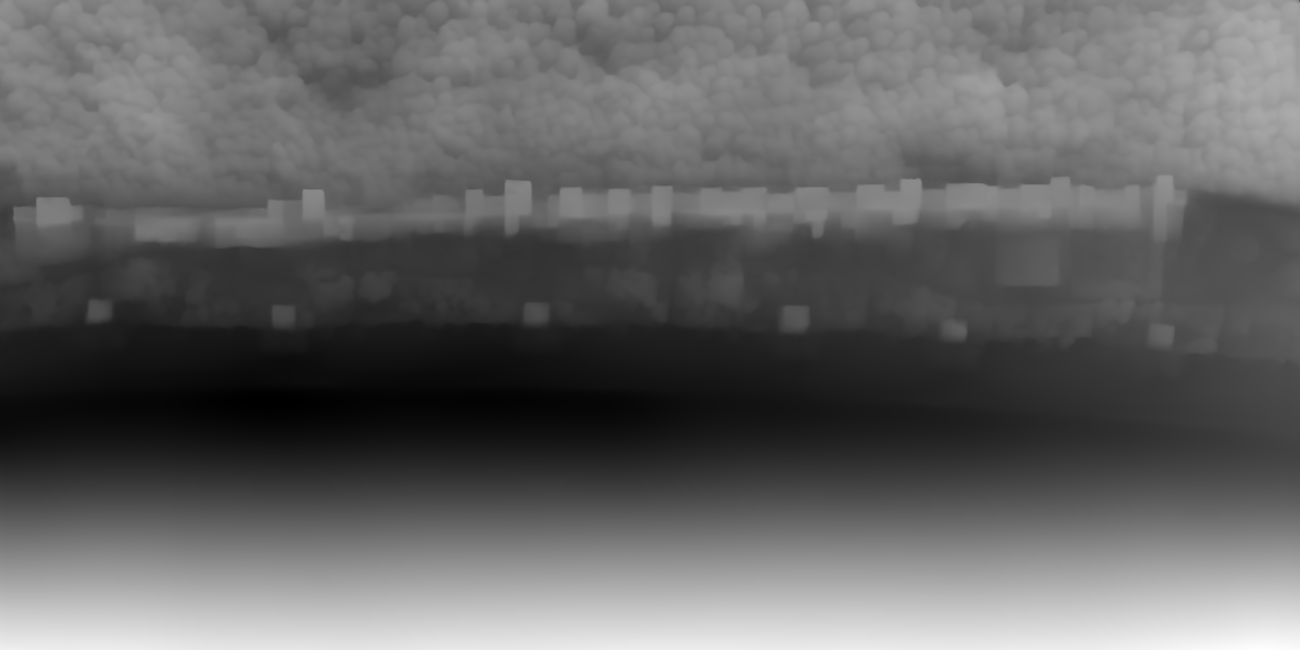
#> input picture derinlik-ham-16bit.png, 2600 x 1300 px (shown at 1/2 size)
$ python mde_kabartma.py
#> lines starting #> are read from the running program, lines starting #| are printed output that depends on the picture; after the words box and inside, x2 and y2 are one past the last pixel; in counts of white or black regions, pixels touching at a corner belong together
# MDE boru hattı: 16-bit ham derinlik -> hm_mde2_ext.png (1600x944, 8-bit gri)
# CLAUDE.md tarifi. Tüm yükseklikler piksel=yükseklik/2 ölçeğinde.
import numpy as np
from PIL import Image
from scipy import ndimage

HW, HH = 1600, 800          # orijinal bölge hm boyutu
EXT = 144                   # ayna uzatma satırı
RAMP_BASE = 250             # rampa tabanı (orig satır), tepe=satır 0
SIGMA_BIAS = 60
SEED = np.random.default_rng(42)

# --- girdiler ---
depth = np.array(Image.open("derinlik-ham-16bit.png").resize((HW, HH), Image.LANCZOS),
                 dtype=np.float32) / 65535.0
img = np.array(Image.open("derinlik-girdi.jpg").convert("RGB").resize((HW, HH), Image.LANCZOS),
               dtype=np.float32) / 255.0
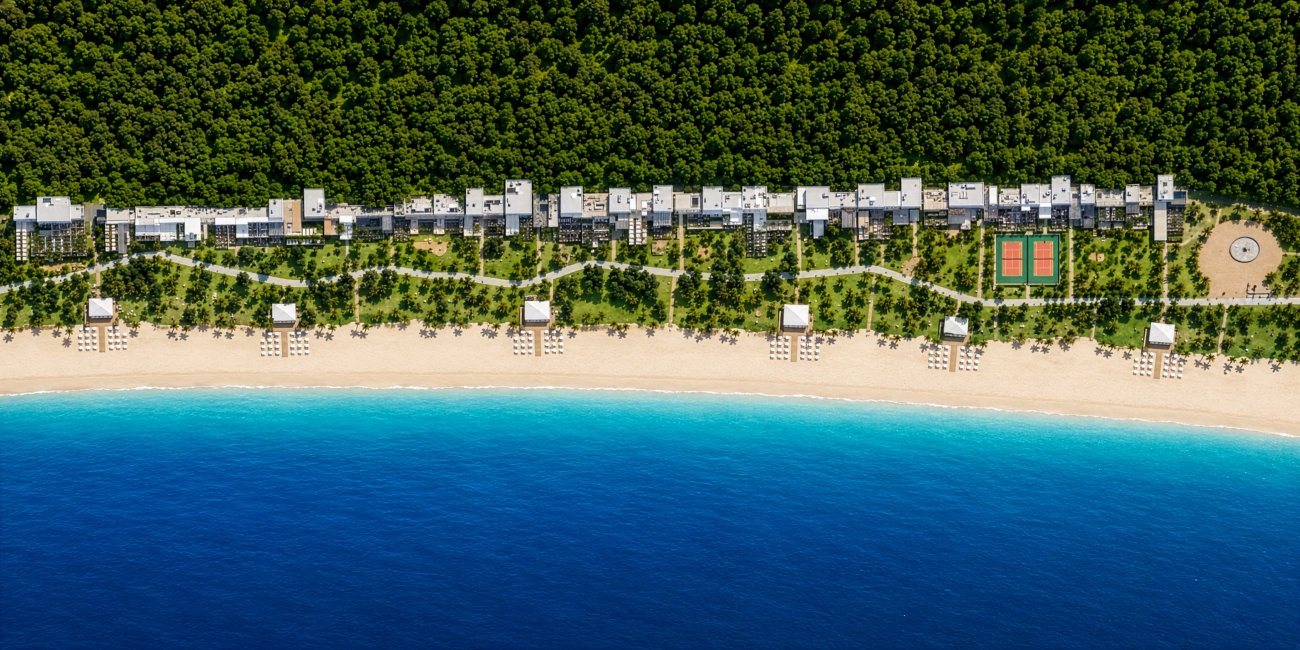
#> input picture derinlik-girdi.jpg, 2600 x 1300 px (shown at 1/2 size)
r, g, b = img[..., 0], img[..., 1], img[..., 2]

# HSV (v=max, s=1-min/max)
mx = img.max(axis=2); mn = img.min(axis=2)
#> after `mx = img.max(axis=2)`:
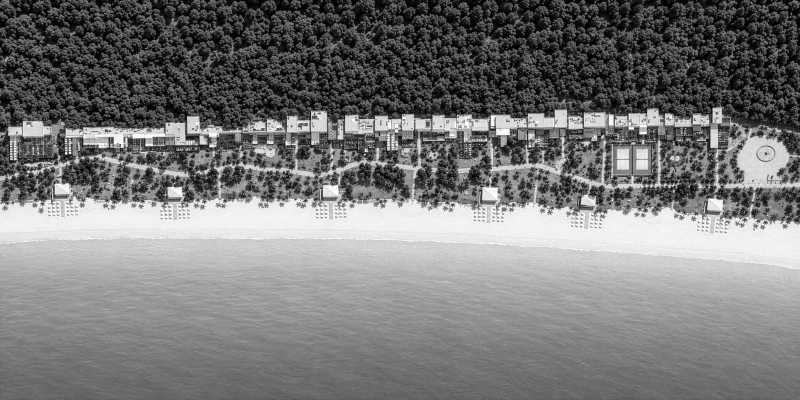
#> mx: shape (800, 1600) float32 (shown at 1/2 size); min 0, max 1, mean 0.473
v = mx; s = np.where(mx > 0, 1 - mn / np.maximum(mx, 1e-6), 0)
#> after `s = np.where(mx > 0, 1 - mn / np.maximum(mx, 1e-06), 0)`:
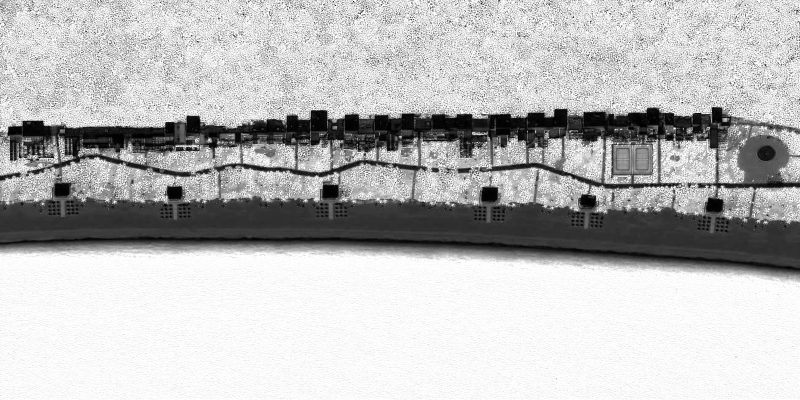
#> s: shape (800, 1600) float32 (shown at 1/2 size); min 0, max 1, mean 0.734

# --- maskeler ---
# bina: parlak, düşük doygunluk, soğuk ton (kum b<r*0.88 sıcak; bina b>r*0.92)
seed = (v > 0.66) & (s < 0.24) & (b > r * 0.92)
#> seed: shape (800, 1600) bool; 3.5% white; 735 white regions (673 under 20 px), largest, box (x1, y1, x2, y2) and area: (0, 474, 1600, 544) 14514, (865, 229, 945, 285) 2325, (166, 256, 253, 296) 1910
seed = ndimage.binary_closing(seed, ndimage.generate_binary_structure(2, 1), iterations=3)
#> seed: shape (800, 1600) bool; 4% white; 468 white regions (421 under 20 px), largest, box (x1, y1, x2, y2) and area: (3, 474, 1597, 544) 14491, (130, 245, 349, 296) 4925, (1163, 218, 1360, 269) 4453
seed = ndimage.binary_opening(seed, iterations=2)
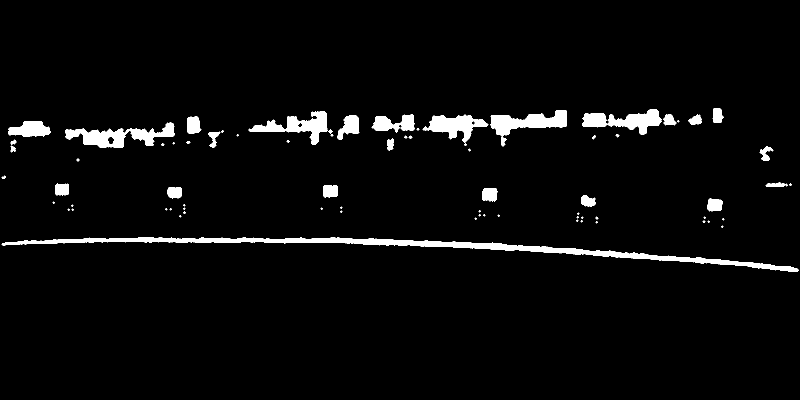
#> seed: shape (800, 1600) bool (shown at 1/2 size); 3.7% white; 74 white regions (38 under 20 px), largest, box (x1, y1, x2, y2) and area: (3, 474, 1597, 544) 14479, (131, 245, 349, 296) 4810, (980, 220, 1134, 293) 4243
# band tespiti 0.27-0.37 penceresinde yoğun satırlar
win0, win1 = int(0.27 * HH), int(0.37 * HH)
rowdens = seed.sum(axis=1)
#> rowdens = 800 values, max 839 at index 483, min 0 at index 0, mean 59.52
band_rows = np.where(rowdens > rowdens[win0:win1].max() * 0.15)[0]
#> band_rows = 123 values from 226 to 525
band_rows = band_rows[(band_rows > win0 - 40) & (band_rows < win1 + 60)]
#> band_rows = 64 values from 226 to 289
b0, b1 = band_rows.min(), band_rows.max()
#> b0 = 226; b1 = 289
print(f"band satırları (orig): {b0}-{b1}  (v {b0/HH:.3f}-{b1/HH:.3f})")
#| band satırları (orig): 226-289  (v 0.282-0.361)
# band içi gevşek geçiş
loose = np.zeros_like(seed)
loose[b0:b1 + 1] = ((v > 0.52) & (s < 0.34))[b0:b1 + 1]
#> loose: shape (800, 1600) bool; 3.2% white; 470 white regions (408 under 20 px), largest, box (x1, y1, x2, y2) and area: (119, 244, 386, 290) 6288, (864, 229, 980, 285) 3649, (1056, 226, 1167, 259) 2776
bld = ndimage.binary_closing(seed | (loose & ndimage.binary_dilation(seed, iterations=6)),
                             iterations=2)
#> bld: shape (800, 1600) bool; 4.5% white; 85 white regions (56 under 20 px), largest, box (x1, y1, x2, y2) and area: (3, 474, 1597, 544) 14479, (737, 220, 1140, 293) 12326, (491, 223, 725, 290) 6923
lab, n = ndimage.label(bld)
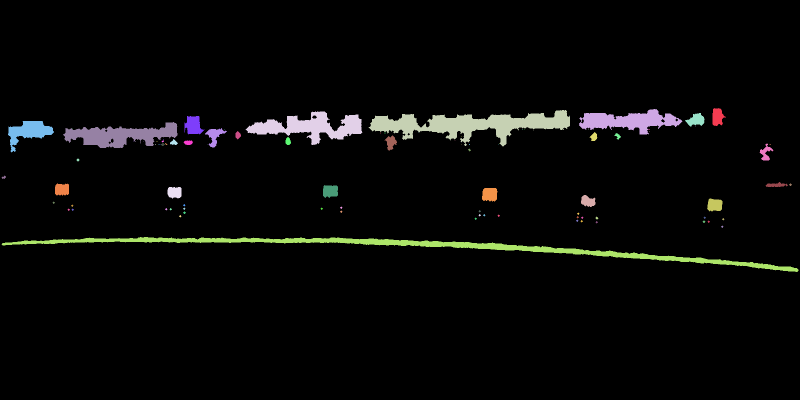
#> lab: shape (800, 1600) int32 (shown at 1/2 size); 100 distinct labels, from 0 to 99; one colour per label, 0 black
#> n = 99
keep = np.zeros_like(bld)
for i in range(1, n + 1):
    m = lab == i
    area = m.sum()
    if area <= 800:
        continue
    rs, cs = np.where(m)
    fill = area / ((rs.max() - rs.min() + 1) * (cs.max() - cs.min() + 1))
    if fill > 0.20:
        keep |= m
#> this loop made 99 passes
#> area on passes 1, 5, 13, 24, 26, 30, 32, 34, 38, 41, 46, 49: 662, 638, 698, 124, 172, 82, 423, 131, 108, 131, 29, 398
#> (area, fill) on passes 2, 3, 4, 7, 8, 9: (5443, 0.516), (12322, 0.419), (6923, 0.442), (1009, 0.682), (2605, 0.449), (6374, 0.535)
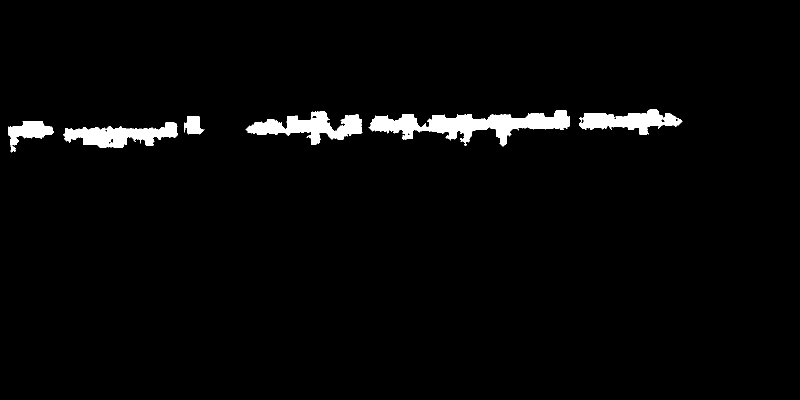
#> keep: shape (800, 1600) bool (shown at 1/2 size); 2.7% white; 6 white regions, box (x1, y1, x2, y2) and area: (737, 220, 1140, 293) 12322, (491, 223, 725, 290) 6923, (126, 244, 355, 296) 6374, (1158, 218, 1365, 269) 5443, (16, 242, 108, 305) 2605, (369, 232, 409, 269) 1009
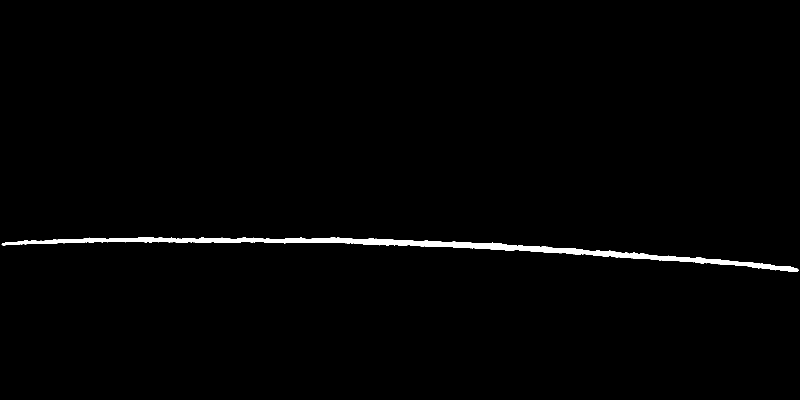
#> m: shape (800, 1600) bool (shown at 1/2 size); 1.1% white; 1 white region, box (x1, y1, x2, y2) and area: (3, 474, 1597, 544) 14479
bld = keep
# buildings.json kutularıyla kesiştir (kort/havuz gibi yanlış pozitifleri eler).
# Kutu uv'leri 1600x944 uzatılmış dokuya göre; orig satır = v*944 - 144.
import json
boxmask = np.zeros_like(bld)
#> (the run stopped early here; a loop or call above may not have finished)
